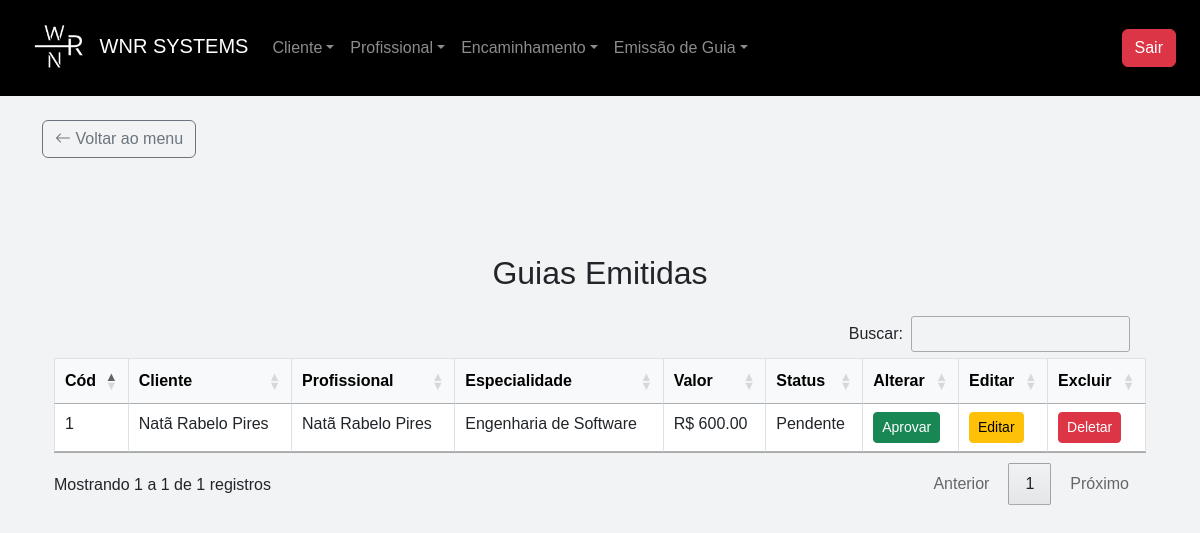
Before: /listar_guia (signed in) with the older database file.
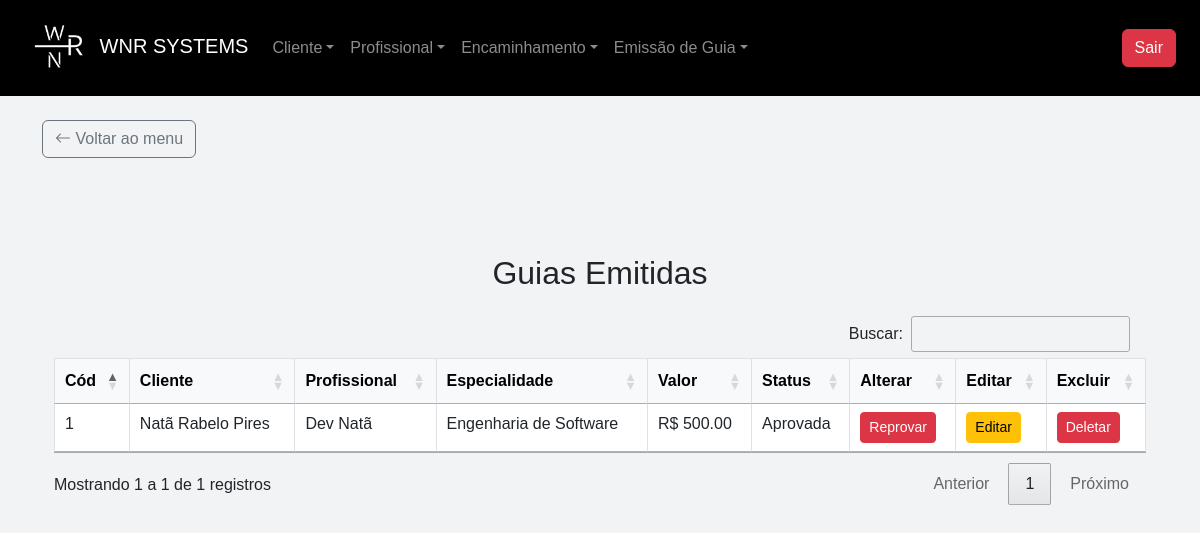
After: the same page with the newer database file.
### app/models.py (models this page shows)
class Guia(db.Model):
    __tablename__ = "guias"
    id = db.Column(db.Integer, primary_key=True)
    cliente_id = db.Column(db.Integer, db.ForeignKey("clientes.id", ondelete="CASCADE"))
    profissional_id = db.Column(db.Integer, db.ForeignKey("profissionais.id", ondelete="CASCADE"))
    metodo_pagamento_id = db.Column(db.Integer, db.ForeignKey("metodo_pagamento.id"))
    data_original = db.Column(db.DateTime)
    hora_emissao = db.Column(db.String(10))
    observacoes_gerais = db.Column(db.String(500))
    quantidade_emissoes = db.Column(db.Integer)
    valor_unitario = db.Column(db.Float)
    valor_total = db.Column(db.Float)
    pago = db.Column(db.String(50))
    cliente = db.relationship("Cliente", back_populates="guias", passive_deletes=True)
    profissional = db.relationship("Profissional", back_populates="guias", passive_deletes=True)
    metodo_pagamento = db.relationship("MetodoPagamento", back_populates="guias")

class Cliente(db.Model):
    __tablename__ = "clientes"
    id = db.Column(db.Integer, primary_key=True)
    nome = db.Column(db.String(255), nullable=False)
    cpf = db.Column(db.String(14), unique=True, nullable=False)
    email = db.Column(db.String(255))
    data_nascimento = db.Column(db.DateTime)
    renda_familiar = db.Column(db.Float, nullable=False, default=0.0)
    bairro = db.Column(db.String(255))
    canal_divulgacao = db.Column(db.String(255))
    cep = db.Column(db.String(10))
    cidade = db.Column(db.String(255))
    cpf_responsavel = db.Column(db.String(14))
    complemento = db.Column(db.String(255))
    numero_cs = db.Column(db.String(20))
    despesa_mensal = db.Column(db.Float, nullable=False, default=0.0)
    estado = db.Column(db.String(255))
    endereco = db.Column(db.String(255))
    fone_contato = db.Column(db.String(20))
    fone_pessoal = db.Column(db.String(20))
    nome_plano_saude = db.Column(db.String(255), default="")
    plano_saude = db.Column(db.String(255))
    nome_responsavel = db.Column(db.String(255), default="")
    possui_filhos = db.Column(db.String(255))
    numero_filhos = db.Column(db.Integer, default=0)
    previdenciario = db.Column(db.String(255))
    profissao = db.Column(db.String(255))
    remuneracao = db.Column(db.Float, nullable=False, default=0.0)
    rg = db.Column(db.String(20))
    saldo = db.Column(db.Float, nullable=False, default=0.0)
    idade = db.Column(db.Integer, default=0)
    sexo_id = db.Column(db.Integer, db.ForeignKey("sexo.id"))
    condicao_habitacao_id = db.Column(db.Integer, db.ForeignKey("condicao_habitacao.id"))
    tipo_moradia_id = db.Column(db.Integer, db.ForeignKey("tipo_moradia.id"))
    tipo_transporte_id = db.Column(db.Integer, db.ForeignKey("tipo_transporte.id"))
    escolaridade_id = db.Column(db.Integer, db.ForeignKey("escolaridade.id"))
    grau_parentesco_id = db.Column(db.Integer, db.ForeignKey("grau_parentesco.id"))
    sexo = db.relationship("Sexo", back_populates="clientes")
    condicao_habitacao = db.relationship("CondicaoHabitacao", back_populates="clientes")
    tipo_moradia = db.relationship("TipoMoradia", back_populates="clientes")
    tipo_transporte = db.relationship("TipoTransporte", back_populates="clientes")
    escolaridade = db.relationship("Escolaridade", back_populates="clientes")
    grau_parentesco = db.relationship("GrauParentesco", back_populates="clientes")
    encaminhamentos = db.relationship("Encaminhamento", back_populates="cliente", cascade="all, delete-orphan")
    guias = db.relationship("Guia", back_populates="cliente", cascade="all, delete-orphan")

class Profissional(db.Model):
    __tablename__ = "profissionais"
    id = db.Column(db.Integer, primary_key=True)
    nome = db.Column(db.String(255), nullable=False)
    cpf = db.Column(db.String(14), unique=True, nullable=False)
    email = db.Column(db.String(255))
    data_nascimento = db.Column(db.DateTime)
    bairro = db.Column(db.String)
    banco = db.Column(db.String)
    cep = db.Column(db.String)
    cidade = db.Column(db.String)
    complemento = db.Column(db.String)
    graduacao = db.Column(db.String)
    issqn = db.Column(db.String)
    fone_pessoal = db.Column(db.String)
    fone_profissional = db.Column(db.String)
    curriculum_lattes = db.Column(db.String)
    dias_horas_disponiveis = db.Column(db.String)
    endereco_profissional = db.Column(db.String)
    estado = db.Column(db.String)
    observacoes = db.Column(db.String)
    pix = db.Column(db.String)
    registro_profissional = db.Column(db.String)
    rg = db.Column(db.String(11), unique=True, nullable=False)
    valor_minimo = db.Column(db.Float)
    encaminhamentos = db.relationship("Encaminhamento", back_populates="profissional", cascade="all, delete-orphan")
    guias = db.relationship("Guia", back_populates="profissional", cascade="all, delete-orphan")

### app/routes/guia/guia.py (the view)
@guide_bp.route('/listar_guia', methods=['GET', 'POST'])
@required_login
@role_required('atendimento', 'financeiro', 'admin')
def listar_guia():
    guias = Guia.query.all()
    usuario = current_user
    return render_template('guia/list.html', guias = guias, usuario=usuario)

### app/__init__.py (called while the page is built)
@login_manager.user_loader
def load_user(id):
    return Usuario.query.get(int(id))

### app/utils/login_required.py (called while the page is built)
def required_login(f):
    @wraps(f)
    def decorated_function(*args, **kwargs):
        if 'user_id' not in session:
            return redirect(url_for('auth_bp.login'))
        return f(*args, **kwargs)
    return decorated_function

### app/templates/guia/list.html (shortened to what this page needs)
{% extends 'base.html' %}
{% block content %}
<div class="container mt-5">
    <h2 class="text-center mb-4 mt-5">Guias Emitidas</h2>
    <div class="card-body">
        <table id="table" class="table table-bordered table-hover">
            <thead class="table-light">
                <tr>
                    <th>Cód</th>
                    <th>Cliente</th>
                    <th>Profissional</th>
                    <th>Especialidade</th>
                    <th>Valor</th>
                    <th>Status</th>
                    <th>Alterar</th>
                    {% if usuario.role == "admin" or usuario.role == "financeiro"%}
                    <th>Editar</th>
                    {% endif %}
                    {% if usuario.role == "admin" %}
                    <th>Excluir</th>
                    {% endif %}
                </tr>
            </thead>
            <tbody>
                {% for guia in guias %}
                    <tr>
                        <td>{{ guia.id }}</td>
                        <td>{{ guia.cliente.nome }}</td>
                        <td>{{ guia.profissional.nome }}</td>
                        <td>{{ guia.profissional.graduacao }}</td>
                        <td>R$ {{ "%0.2f"|format(guia.valor_total) }}</td>
                        <td>{{ guia.pago }}</td>
                        {% if guia.pago == 'Pendente' %}
                        <td><a href="{{ url_for('guide_bp.aprovar_guia', id=guia.id) }}" class="btn btn-sm btn-success">Aprovar</a></td></td>
                        {% elif guia.pago == 'Aprovada' %}
                        <td><a href="{{ url_for('guide_bp.reprovar_guia', id=guia.id) }}" class="btn btn-sm btn-danger">Reprovar</a></td>
                        {% endif %}
                        {% if usuario.role == "admin" or usuario.role == "financeiro"%}
                        <td><a href="{{ url_for('guide_bp.editar_guia', id=guia.id) }}" class="btn btn-sm btn-warning">Editar</a></td>
                        {% endif %}
                        {% if usuario.role == "admin" %}
                        <td><a href="{{ url_for('guide_bp.deletar_guia', id=guia.id) }}" class="btn btn-sm btn-danger" data-bs-toggle="modal" data-bs-target="#confirmarExclusao" data-id="{{ guia.id }}">Deletar</a></td>
                        {% endif %}
                    </tr>
                  {% endfor %}
            </tbody>
        </table>
    </div>
</div>
{% endblock %}

### app/templates/base.html (shortened to what this page needs)
<!DOCTYPE html>
<html lang="pt-BR">
<link rel="stylesheet" href="https://cdn.datatables.net/1.13.6/css/dataTables.bootstrap5.min.css">
<head>
    <link href="https://cdn.jsdelivr.net/npm/bootstrap@5.3.0/dist/css/bootstrap.min.css" rel="stylesheet">
    <link rel="stylesheet" href="https://cdn.jsdelivr.net/npm/bootstrap-icons/font/bootstrap-icons.css">
    <link rel="stylesheet" href="https://cdn.datatables.net/1.11.5/css/jquery.dataTables.min.css">
    <link rel="stylesheet" href="https://cdn.datatables.net/buttons/2.2.3/css/buttons.dataTables.min.css">
    <link rel="stylesheet" href="{{ url_for('static', filename='css/base.css') }}">
</head>
<body>
    <nav class="navbar navbar-expand-lg navbar-dark bg-black px-4 fixed-top">
        <a class="navbar-brand" href="{{ url_for('main_bp.menu' )}}">
            <img src="{{ url_for('static', filename='image/logo.png') }}" alt="Logo" width="70" height="70" class="d-inline-block align-text-center">
            WNR SYSTEMS
        </a>
        <div class="collapse navbar-collapse" id="navbarNav">
            <ul class="navbar-nav me-auto">
                <li class="nav-item dropdown">
                    <a class="nav-link dropdown-toggle" href="#" role="button" data-bs-toggle="dropdown">Cliente</a>
                </li>
                <li class="nav-item dropdown">
                    <a class="nav-link dropdown-toggle" href="#" role="button" data-bs-toggle="dropdown">Profissional</a>
                </li>
                <li class="nav-item dropdown">
                    <a class="nav-link dropdown-toggle" href="#" role="button" data-bs-toggle="dropdown">Encaminhamento</a>
                </li>
                <li class="nav-item dropdown">
                    <a class="nav-link dropdown-toggle" href="#" role="button" data-bs-toggle="dropdown">Emissão de Guia</a>
                </li>
            </ul>
            <a href="{{ url_for('auth_bp.logout')}}" class="btn btn-danger ms-2" data-bs-toggle="modal" data-bs-target="#ConfirmarSair">Sair</a>
        </div>
    </nav>
    {% if request.endpoint != 'main_bp.menu' %}
    <div class="container mt-5 pt-3">
        <a href="{{ url_for('main_bp.menu') }}" class="btn btn-outline-secondary">
            <i class="bi bi-arrow-left"></i> Voltar ao menu
        </a>
    </div>
    {% endif %}
    <div class="container container-fluid mt-5">
        {% block content %}{% endblock %}
    </div>
</body>
</html>

### app/static/css/base.css (style rules this page uses)
body { display: flex; flex-direction: column; margin: 0; padding-top: 56px; font-family: Arial, sans-serif; background-color: #f1f3f5; }

Changed rows visible on the page:
changed Guia "Natã Rabelo Pires": profissional.nome "Natã Rabelo Pires" → "Dev Natã"; valor_total "600.00" → "500.00"; pago "Pendente" → "Aprovada"; pago "Aprovar" → "Reprovar"
